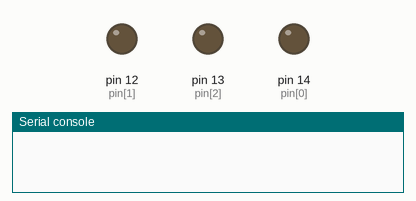
Bench run of a program on a simulated MicroPython board. Parts: output pins drawn as LEDs (lit = HIGH), the last lines printed to the serial console.

Above: at 0.5 s.
At 1.3 s:
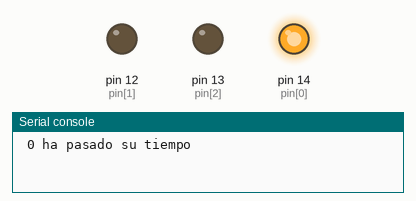
At 2.7 s:
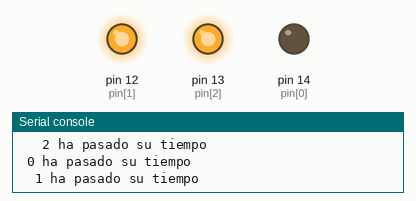
At 3.7 s:
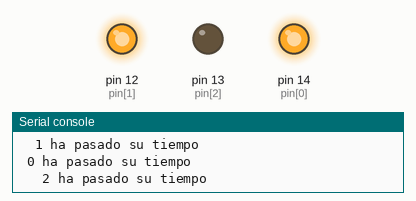
At 4.4 s:
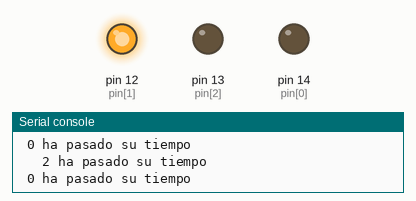
At 5.5 s:
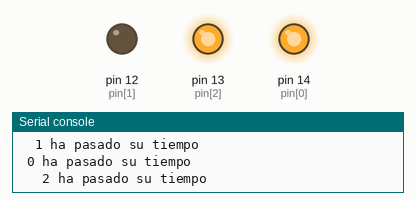
Timing chart, 0 to 6.3 s (numbered marks = the images above):
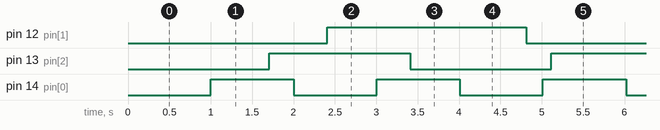

The program:

polling_cronometros.py
```python
import time
import machine


class CuentaMs():
    def __init__(self, ms):
        self.ms = ms
        self.reset()

    def reset(self):
        self.proximo = time.ticks_ms() + self.ms

    def comprueba(self):
        if self.proximo <= time.ticks_ms():
            self.reset()
            return True
        else:
            return False


pin = [machine.Pin(14, machine.Pin.OUT),
       machine.Pin(12, machine.Pin.OUT),
       machine.Pin(13, machine.Pin.OUT)]

contador_ms = [CuentaMs(1000), CuentaMs(2333), CuentaMs(1698)]

while True:
    time.sleep(0.1)
    for i, e in enumerate(contador_ms):
        if e.comprueba():
            pin[i].value(not pin[i].value())
            print(" " * i, i, "ha pasado su tiempo")
```

Measured:
- by itself, pin 12 (pin[1]): alternates HIGH for 2.4 s and LOW for 2.4 s
- by itself, pin 13 (pin[2]): alternates HIGH for 1.7 s and LOW for 1.7 s
- by itself, pin 14 (pin[0]): alternates HIGH for 1.0 s and LOW for 1.0 s
